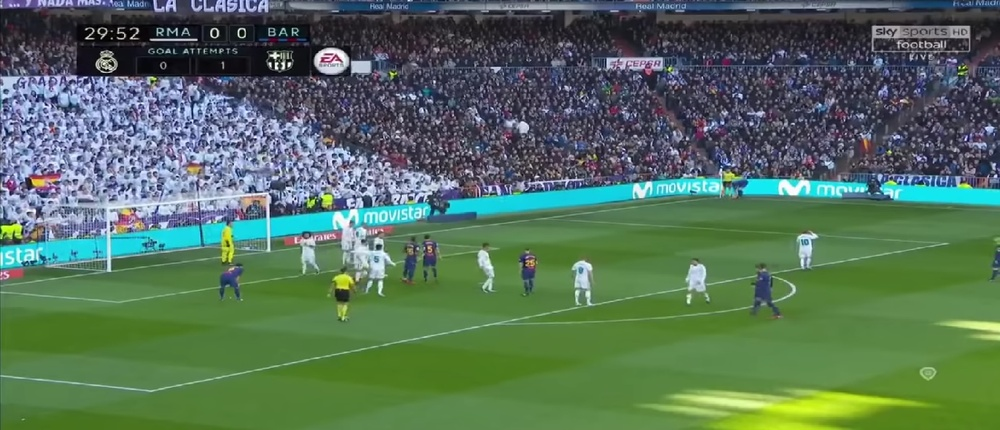
//> input picture vscode/image/sample.jpg, 1000 x 430 px, shrunk from 1620 x 696 before the run
$ ./ex9-morpho ../image/sample.jpg ../image/angle1.png   (built with g++ and OpenCV 4)
//> lines starting //> are read from the running program, lines starting //| are printed output that depends on the picture; after the words box and inside, x2 and y2 are one past the last pixel; in counts of white or black regions, pixels touching at a corner belong together
#include <opencv2/opencv.hpp>
#include <iostream>

using namespace std;

//画像ファイルの表示
void readImage(char* fileName,char* outputName)
{
//> called with fileName = "../image/sample.jpg", outputName = "../image/angle1.png"
	cv::Mat image = cv::imread(fileName);	//画像の読み込み
//> image is the input picture: 430 rows x 1000 cols, CV_8UC3; mean B, G, R 91.7, 113, 85.8
    cv::Mat out,gray;

	if (image.empty())	//画像が正しく読み込めたのかを確認
	{
		cout << "画像ファイルを読み込めませんでした．" << endl;
		return;
	}

    cv::imshow("original", image);
    cv::cvtColor(image,gray,CV_BGR2GRAY);
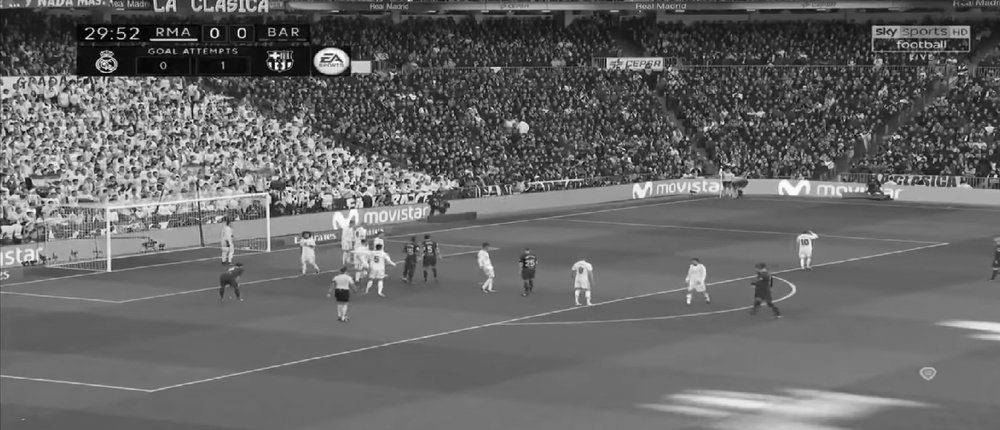
//> gray: 430 rows x 1000 cols, CV_8UC1; min 0, max 254, mean 102.5
    double outThresh = threshold(gray,out,128,255,cv::THRESH_OTSU);
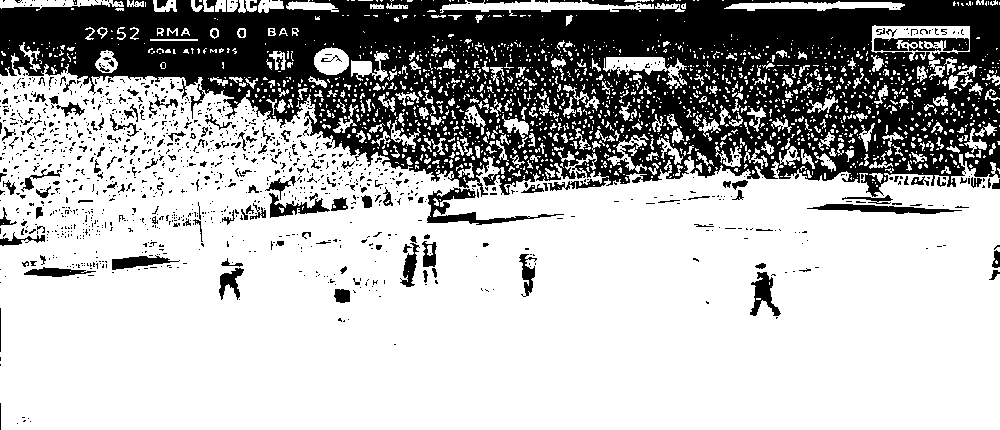
//> out: 430 rows x 1000 cols, CV_8UC1; 69.7% white; 1263 black regions (1112 under 20 px), largest, box (x1, y1, x2, y2) and area: (0, 0, 1000, 197) 112634, (427, 187, 564, 225) 1158, (874, 38, 969, 51) 914
//> outThresh = 88
    cv::imshow("output",out);

    while (cv::waitKey() != 'q'){
//> the 'q' key is pressed

    switch(cv::waitKey()){
        case 'e':
        cv::erode(out,out,cv::Mat());
        cout << "erode" << endl;
        break;

        case 'd':
        cv:dilate(out,out,cv::Mat());
        cout << "dilate" << endl;
        break;

        case'r':
        cv::destroyWindow("output");
        image = cv::imread(fileName);
        cv::cvtColor(image,gray,CV_BGR2GRAY);
        outThresh = threshold(gray,out,128,255,cv::THRESH_OTSU);
        cout << "reload" << endl;
        break;

        case 's':
        cv::imwrite(outputName,out);
        cout << "save" << endl;
        break;
        }
        cv::imshow("output",out);
    }
}

int main(int argc, char** argv)
{
    char* args[3] = {argv[0],"string.jpg","cstring.jpg"};
    if (argc >= 2) args[1] = argv[1];
    if (argc >= 3) args[2] = argv[2];
	readImage(args[1],args[2]);
	return 0;
}

$ run again, on vscode/image/angle2.png
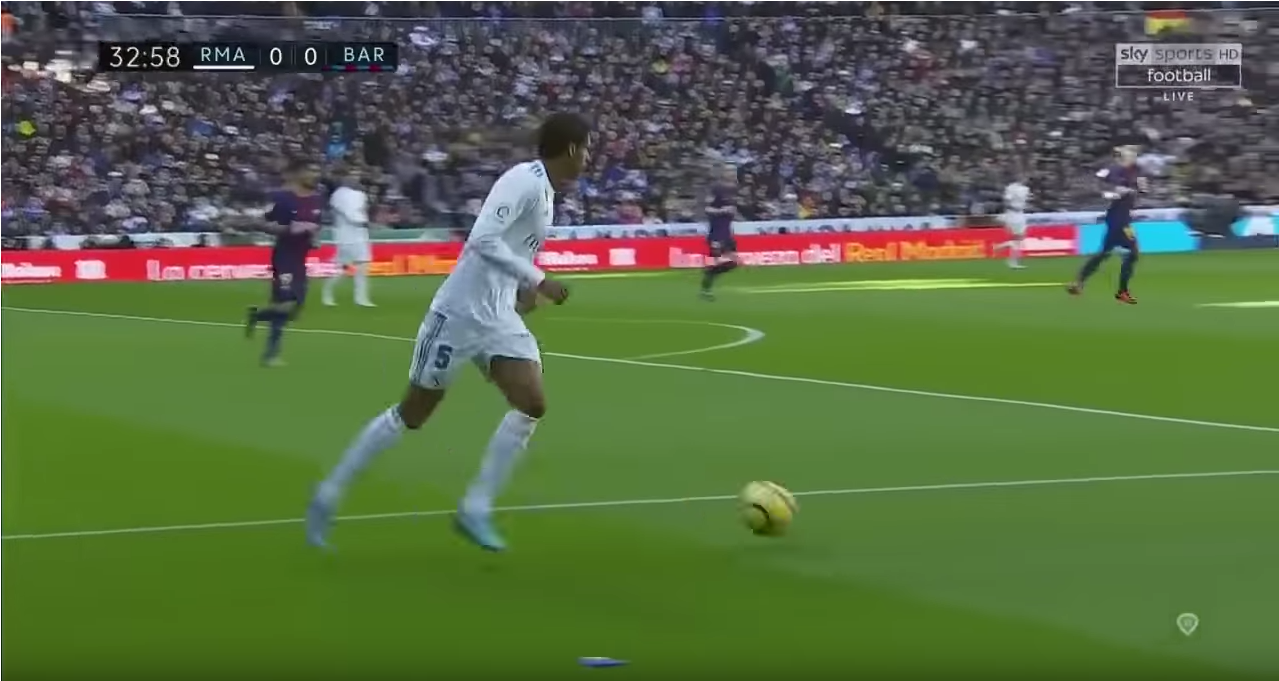
//> input picture vscode/image/angle2.png, 1279 x 681 px
//> in readImage, image is the input picture: 681 rows x 1279 cols, CV_8UC3; mean B, G, R 68.5, 106.6, 87.7
//> in readImage, `cv::cvtColor(image,gray,CV_BGR2GRAY);`:
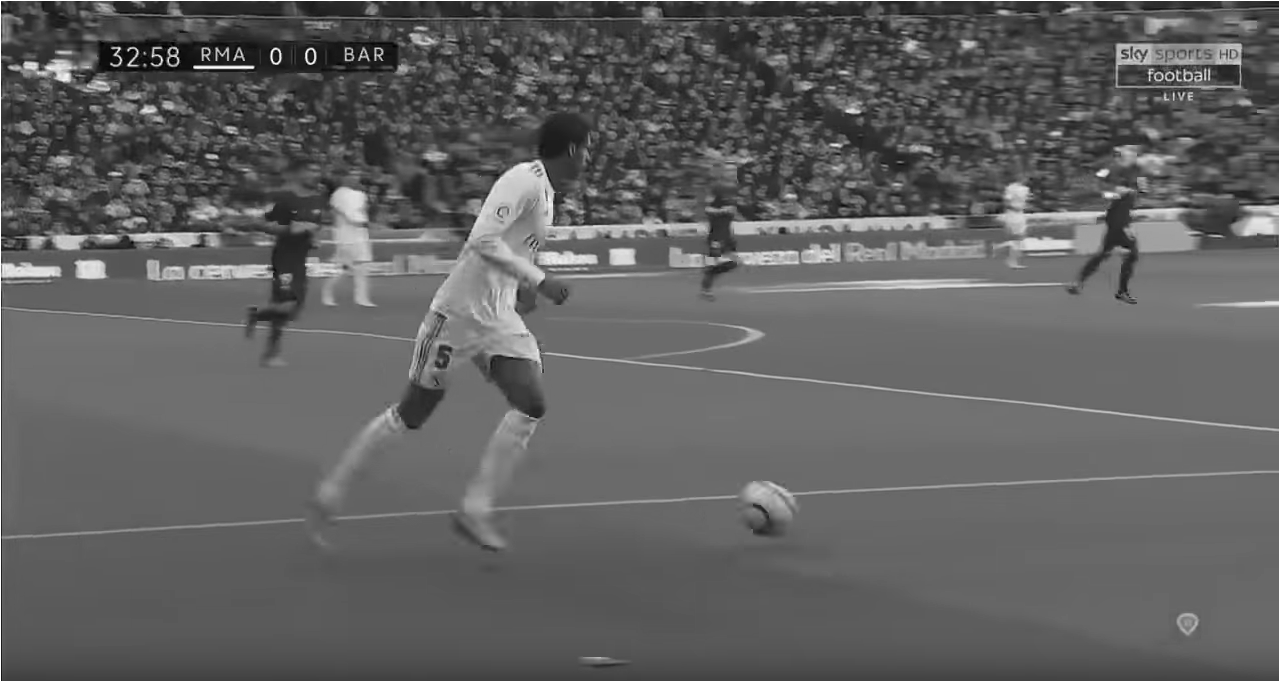
//> gray: 681 rows x 1279 cols, CV_8UC1; min 0, max 255, mean 96.6
//> in readImage, `double outThresh = threshold(gray,out,128,255,cv::THRESH_OTSU);`:
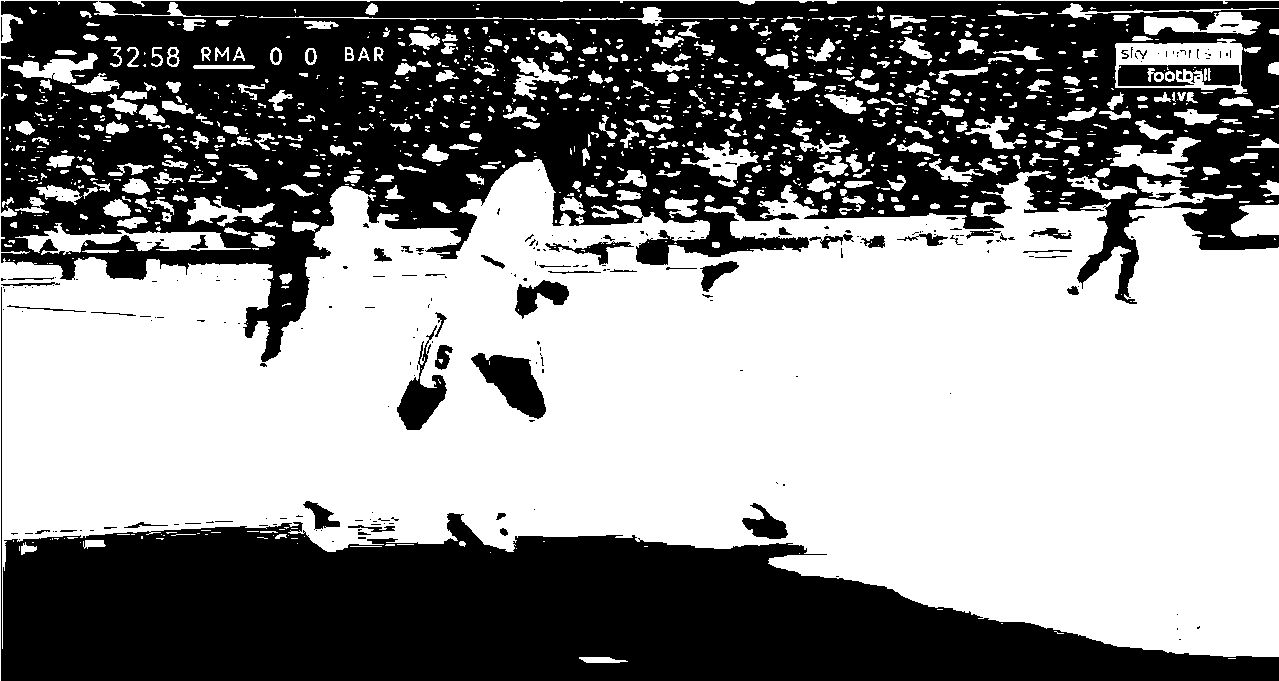
//> out: 681 rows x 1279 cols, CV_8UC1; 55.1% white; 290 black regions (227 under 20 px), largest, box (x1, y1, x2, y2) and area: (1, 1, 1279, 362) 236384, (1, 287, 1279, 681) 140588, (471, 353, 546, 419) 2561
//> outThresh = 94

$ run again, on vscode/image/angle3.png
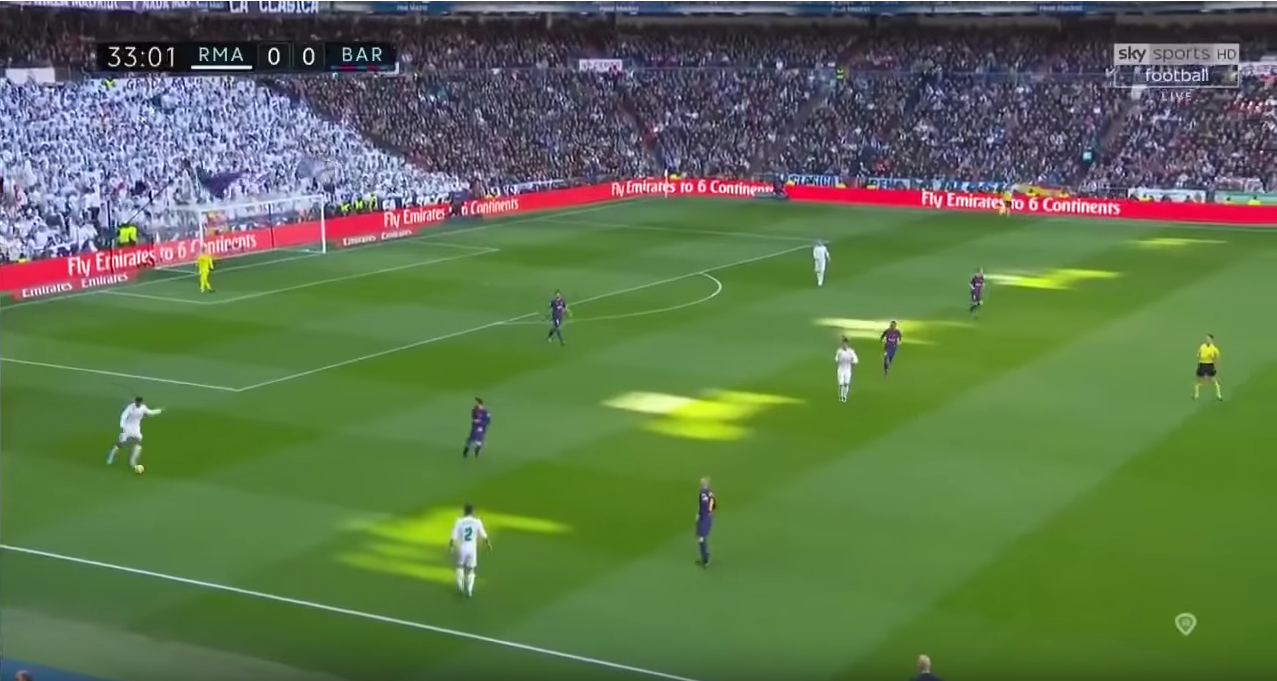
//> input picture vscode/image/angle3.png, 1277 x 681 px
//> in readImage, image is the input picture: 681 rows x 1277 cols, CV_8UC3; mean B, G, R 77.1, 115.7, 93.4
//> in readImage, `cv::cvtColor(image,gray,CV_BGR2GRAY);`:
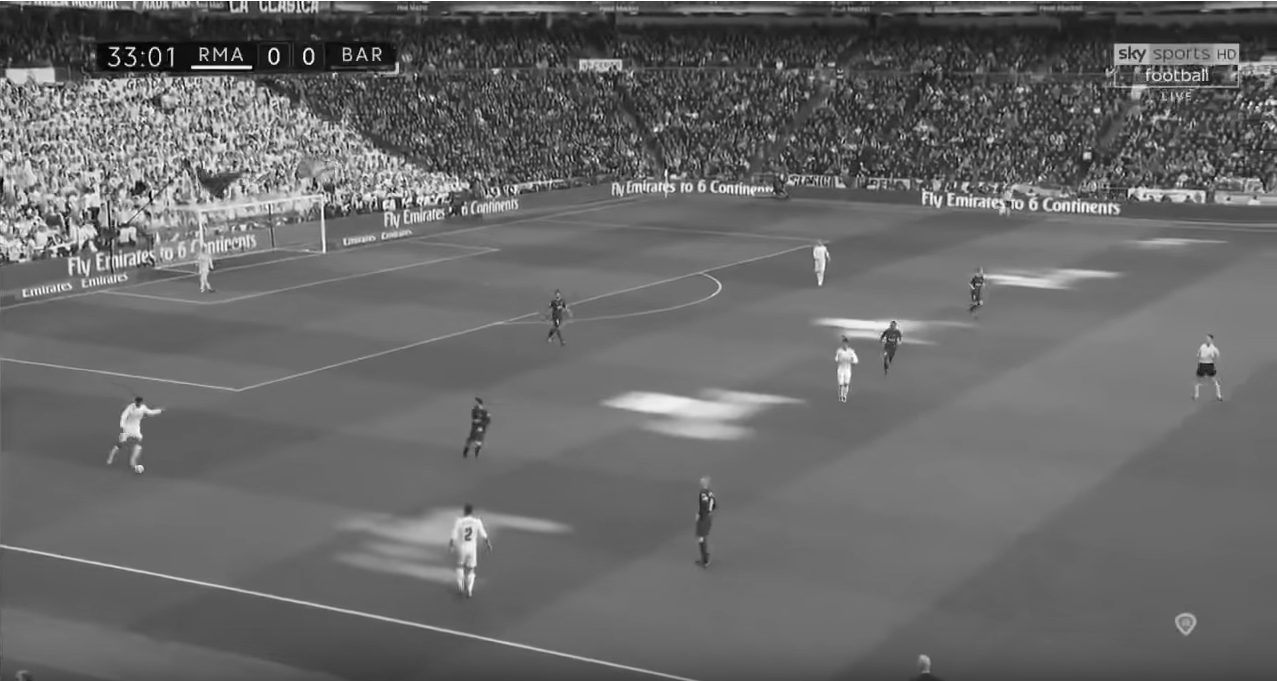
//> gray: 681 rows x 1277 cols, CV_8UC1; min 0, max 255, mean 104.6
//> in readImage, `double outThresh = threshold(gray,out,128,255,cv::THRESH_OTSU);`:
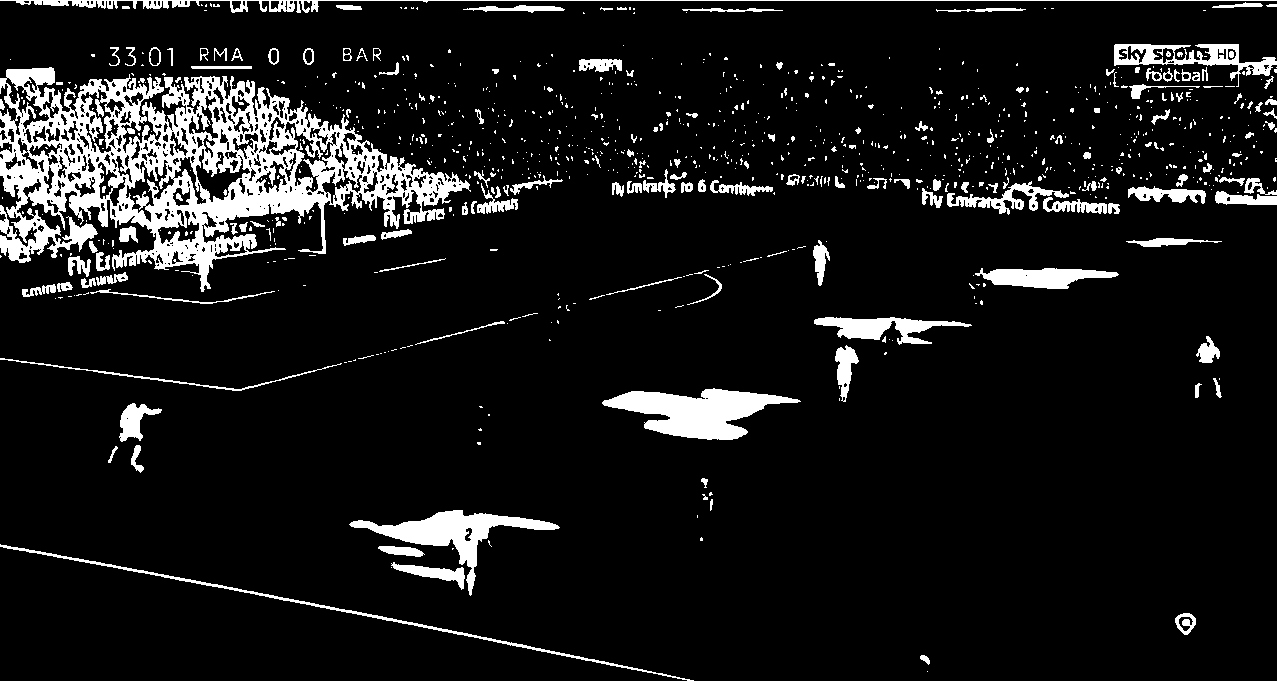
//> out: 681 rows x 1277 cols, CV_8UC1; 9.4% white; 981 white regions (812 under 20 px), largest, box (x1, y1, x2, y2) and area: (0, 67, 471, 292) 38728, (602, 388, 801, 440) 5395, (349, 510, 560, 596) 4073
//> outThresh = 137

$ run again, on vscode/image/angle4.png
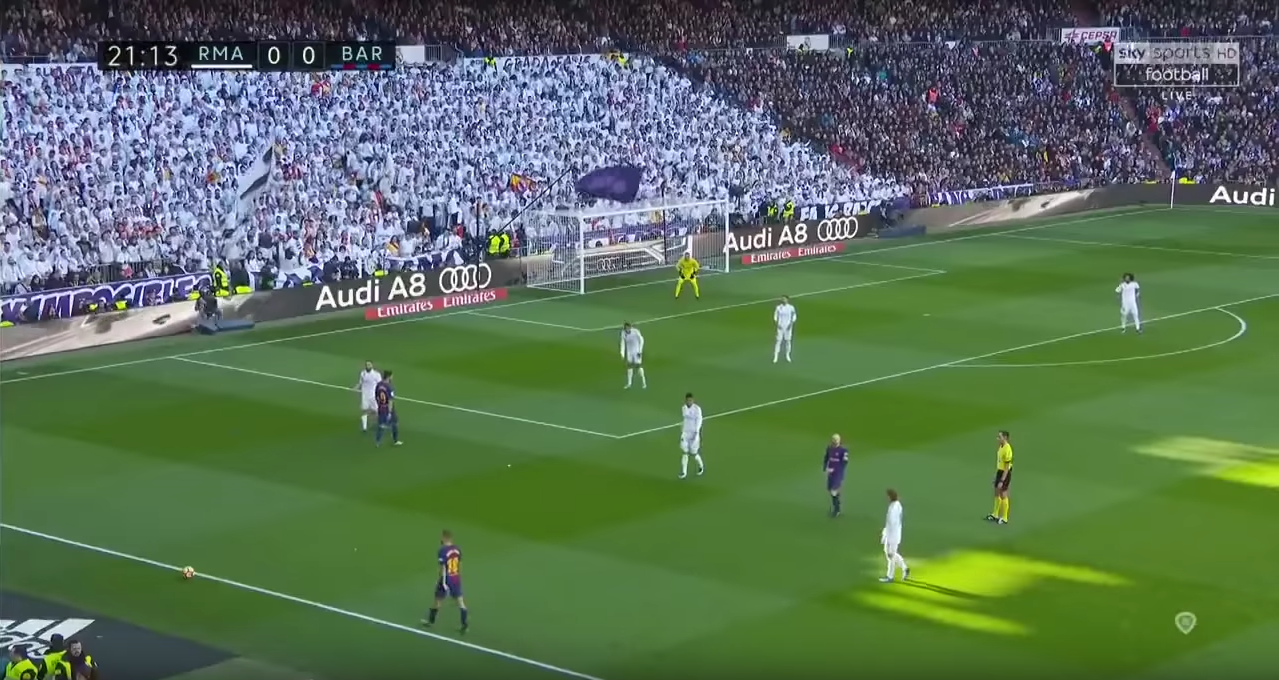
//> input picture vscode/image/angle4.png, 1279 x 680 px
//> in readImage, image is the input picture: 680 rows x 1279 cols, CV_8UC3; mean B, G, R 86.9, 113.9, 90.1
//> in readImage, `cv::cvtColor(image,gray,CV_BGR2GRAY);`:
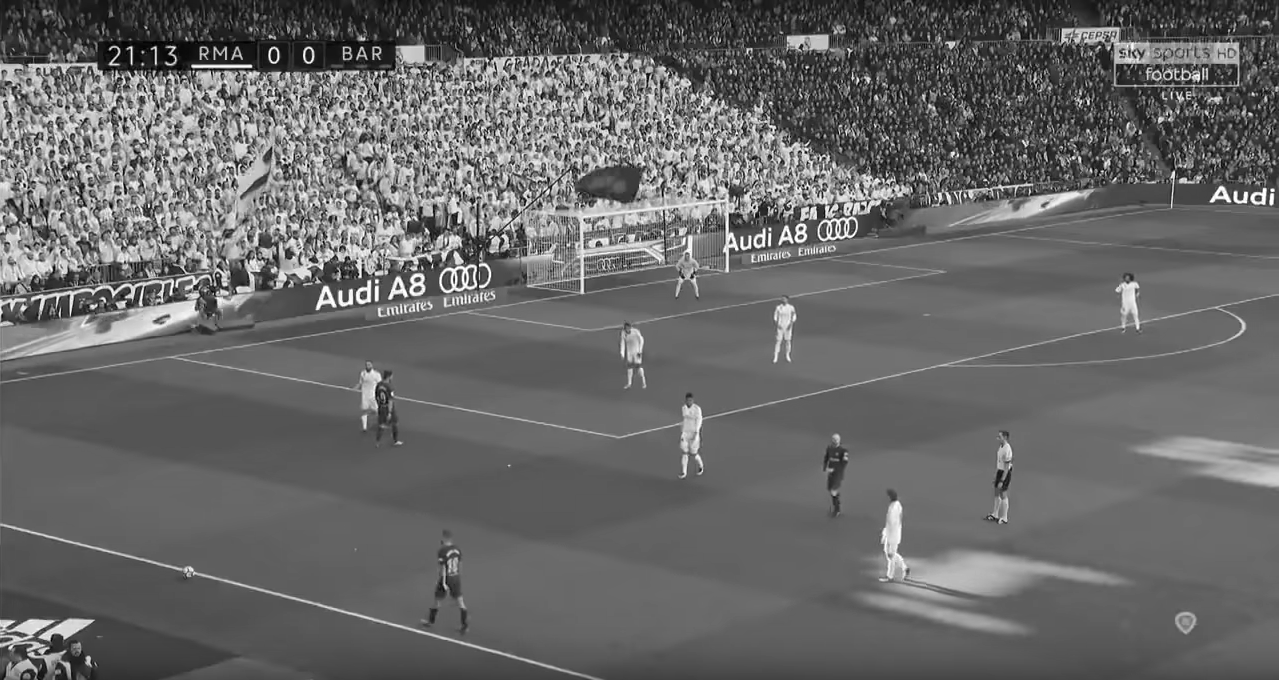
//> gray: 680 rows x 1279 cols, CV_8UC1; min 0, max 255, mean 103.7
//> in readImage, `double outThresh = threshold(gray,out,128,255,cv::THRESH_OTSU);`:
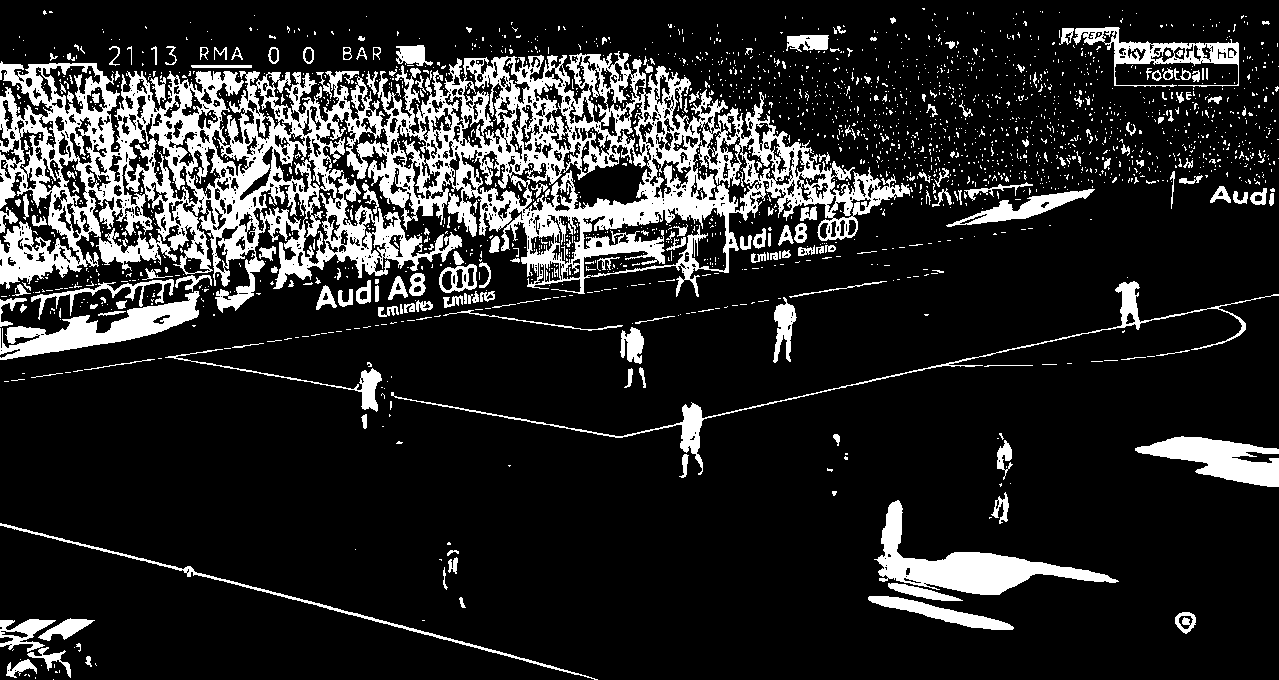
//> out: 680 rows x 1279 cols, CV_8UC1; 16.1% white; 2364 white regions (2145 under 20 px), largest, box (x1, y1, x2, y2) and area: (0, 51, 910, 313) 85840, (874, 500, 1119, 595) 6365, (0, 291, 200, 360) 4695
//> outThresh = 134
